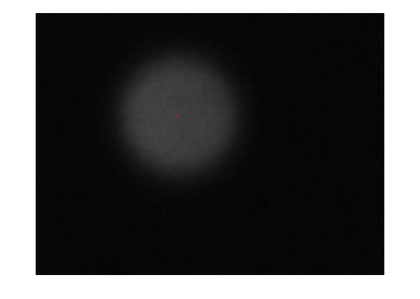
%> input picture 123/5.jpg, 420 x 299 px, shrunk from 965 x 686 before the run, given in place of 1.bmp, which was not available
$ octave x1cgenew.m   (GNU Octave 9; MATLAB toolbox functions it lacks are replaced by stand-ins)
%> lines starting %> are read from the running program, lines starting %| are printed output that depends on the picture; in (x1, y1, x2, y2) boxes, pixels count from 0 and x2, y2 are one past the last pixel; in counts of white or black regions, pixels touching at a corner belong together; the program's own positions count from 1; pictures that were not available may be replaced by others from this repository, and a replacement may not be noted
% clc
% clear
%%%%%%%%%%%%%%%单通道3频率，pi相移生成白

%E:\新建文件夹 (13)\新建文件夹 (7)\新建文件夹

a=imread('E:\新建文件夹 (13)\新建文件夹 (7)\新建文件夹\1.bmp');
%> a is the input picture: size 299x420x3 uint8; mean R, G, B 79, 79, 79
a=im2double(a);
%> a: size 299x420x3 double
a1=imread('E:\新建文件夹 (13)\新建文件夹 (7)\新建文件夹\2.bmp');
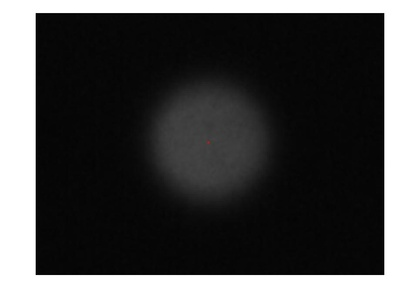
%> input picture 123/6.jpg, 420 x 299 px, shrunk from 965 x 686 before the run, given in place of 2.bmp, which was not available
%> a1 is the input picture: size 299x420x3 uint8; mean R, G, B 79.1, 79.1, 79.1
a1=im2double(a1);
%> a1: size 299x420x3 double
%b=imread('E:\新建文件夹 (13)\新建文件夹 (7)\新建文件夹\7.bmp');
b=a+a1;
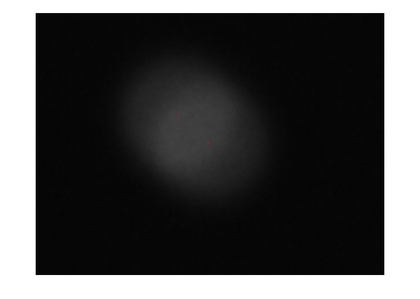
%> b: size 299x420x3 double; mean R, G, B 0.62, 0.62, 0.62; drawn with min black and max white
b=im2double(b);
dt=3;
comp=1;
comp1=0.0;%%%%%%%%%%%%%去零频
yuzhi=10;
fr=a(:,:,dt)-a1(:,:,dt);
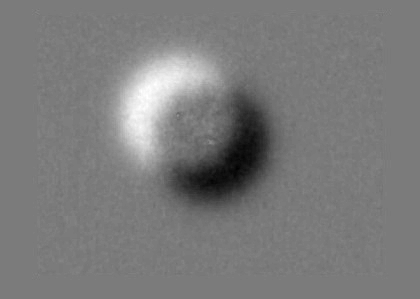
%> fr: size 299x420 double; min -0.208, max 0.22, mean -0.000461; drawn with min black and max white


% imshow(fr);
% figure,imshow(fg);
% figure,imshow(fb);
% figure,imshow(a);

br=b(:,:,dt)./comp;
%br(br>1)=1;%%%%%%%%%%%%%%%%%%%%%%%%%%%%%%%%%%%%%%%%%%
[m,n]=size(fr);
%> m = 299; n = 420
uf1=zeros(m,n);


mask0=ones(m,n);


uf1=zeros(m,n);
uf1=im2double(uf1);

for i=1:m
    for j=1:n
        uf1(i,j)=fr(i,j)/(br(i,j)+eps);
        if uf1(i,j)>1||uf1(i,j)<-1
            uf1(i,j)=0;
        end
    end
end
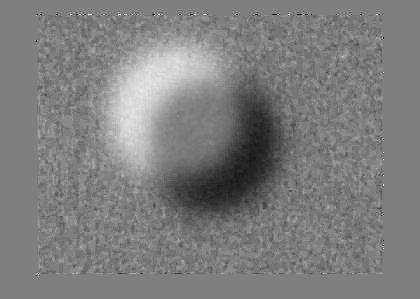
%> uf1: size 299x420 double; min -1, max 1, mean -0.00899; drawn with min black and max white

%%%%%%%%%%%%%%%%%


for i=1:m
    for j=1:n
        if br(i,j)<yuzhi/255
            mask0(i,j)=0;
        end
    end
end
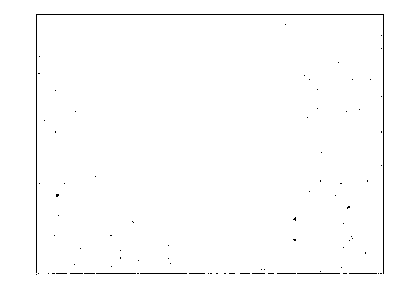
%> mask0: size 299x420 double; values 0 (black) and 1 (white), 99% white; black in thin lines or dots, all inside (x1, y1, x2, y2) = (36, 14, 384, 275)

% [4 lines of commented-out code are left out]

uff=uf1;
I1=uf1;
%%%%%%%%%%%%%%%%%%%%%%%%%%%%%%%减少像素数至1/4
[m,n]=size(I1);
%> (the run ends here)
